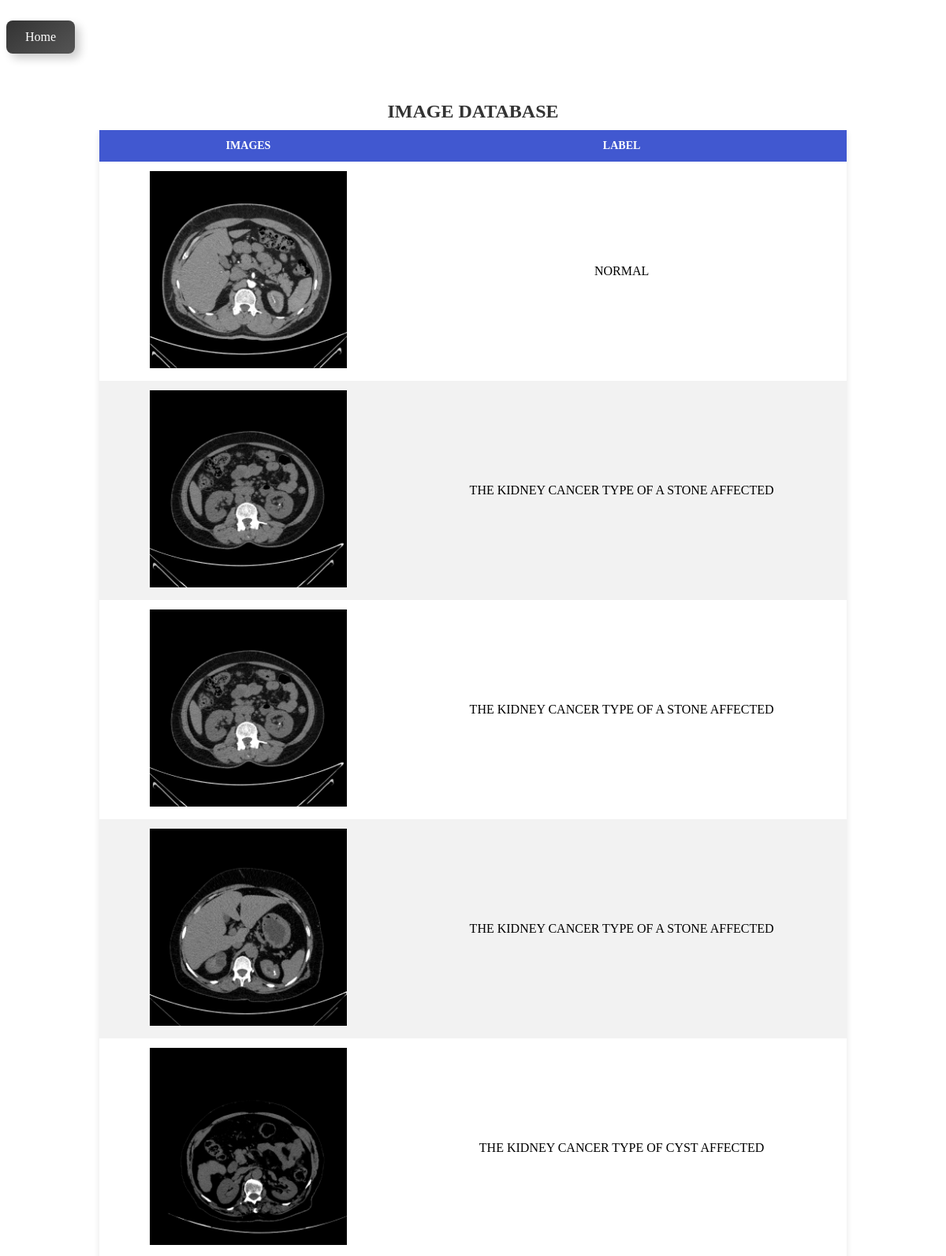
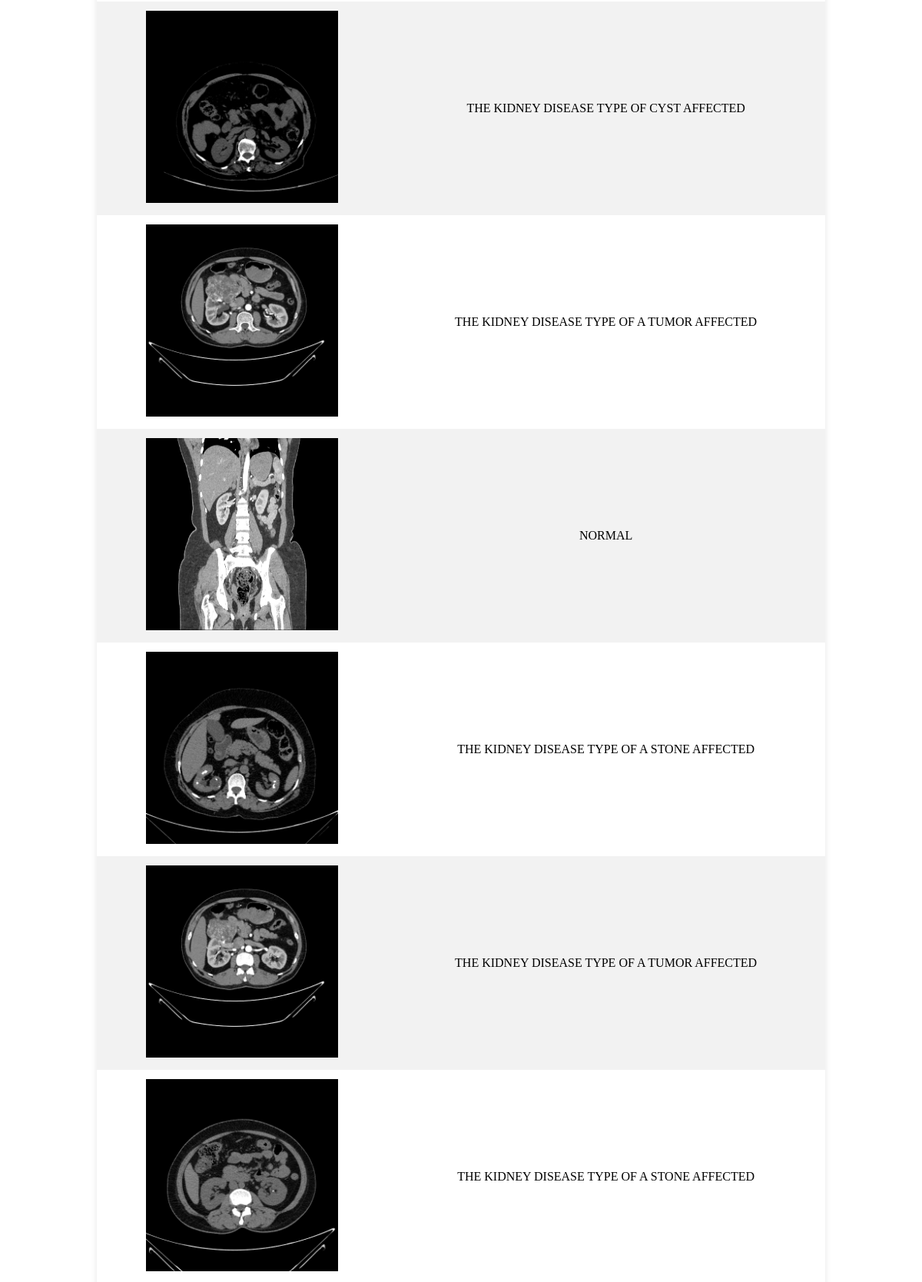
Screenshot of /database/ (upper part) with the database file from the repository (2 pictures, top to bottom).
### APP/models.py (models this page shows, shortened)
class UserPredictModel(models.Model):
    image = models.ImageField(upload_to = 'images/')
    label = models.CharField(max_length=20,default='data')

### APP/views.py (the view)
# urls.py: path('database/',views.database,name='database'),
def database(request):
    models = UserPredictModel.objects.all()
    return render(request, 'img_database.html', {'models':models})

### APP/templates/img_database.html (shortened to what this page needs)
<!DOCTYPE html>
<html lang="en">
<head>
</head>
<body>
    <table>
        <caption>IMAGE DATABASE</caption><br>
        <a href="{% url 'Home_4' %}" class="btn btn-custom mb-3">Home</a>
        <thead>
          <tr class="thead">
            <th scope="col">IMAGES</th>
            <th scope="col">LABEL</th>
          </tr>
        </thead>
        <tbody>
          {% for model in models %}
          <tr>
            <td data-label="name"><img class="h-auto max-w-full rounded-lg" src="{{ model.image.url }}" style="width: 250px;height: 250px;" alt="Image"></td>
            <td>{{model.label}}</td>
          </tr>
          {% endfor %}
        </tbody>
      </table>
</body>
</html>

### APP/templates/img_database.html (style rules this page uses)
body { background-image: url('https://wallpaper.dog/large/20610779.jpg'); background-size: cover; background-repeat: no-repeat; background-position: center; }
table { width: 80%; margin: 30px auto; background-color: #fff; border-collapse: collapse; box-shadow: 0 4px 8px rgba(0, 0, 0, 0.1); }
table caption { font-size: 24px; font-weight: bold; color: #333; padding: 10px; text-align: center; }
table th, table td { padding: 12px 15px; text-align: center; }
table thead { background-color: #4158D0; color: #fff; }
table tbody tr:nth-child(even) { background-color: #f2f2f2; }
table th { font-size: 14px; font-weight: bold; text-transform: uppercase; }
.btn-custom { display: inline-block; padding: 12px 24px; font-size: 16px; cursor: pointer; text-align: center; text-decoration: none; outline: none; color: #fff; background: linear-gradient(145deg, #333, #555); border: none; border-radius: 8px; box-shadow: 6px 6px 12px rgba(0, 0, 0, 0.2), -6px -6px 12px rgba(255, 255, 255, 0.3); transition: background 0.3s ease, box-shadow 0.3s ease, transform 0.2s ease; margin-bottom: 20px; }

### rows the page displays
UserPredictModel: image (picture), label "NORMAL"
UserPredictModel: image (picture), label "THE KIDNEY CANCER TYPE OF A STONE AFFECTED"
UserPredictModel: image (picture), label "THE KIDNEY CANCER TYPE OF A STONE AFFECTED"
UserPredictModel: image (picture), label "THE KIDNEY CANCER TYPE OF A STONE AFFECTED"
UserPredictModel: image (picture), label "THE KIDNEY CANCER TYPE OF CYST AFFECTED"
UserPredictModel: image (picture), label "THE KIDNEY DISEASE TYPE OF CYST AFFECTED"
UserPredictModel: image (picture), label "THE KIDNEY DISEASE TYPE OF A TUMOR AFFECTED"
UserPredictModel: image (picture), label "NORMAL"
UserPredictModel: image (picture), label "THE KIDNEY DISEASE TYPE OF A STONE AFFECTED"
UserPredictModel: image (picture), label "THE KIDNEY DISEASE TYPE OF A TUMOR AFFECTED"
UserPredictModel: image (picture), label "THE KIDNEY DISEASE TYPE OF A STONE AFFECTED"
